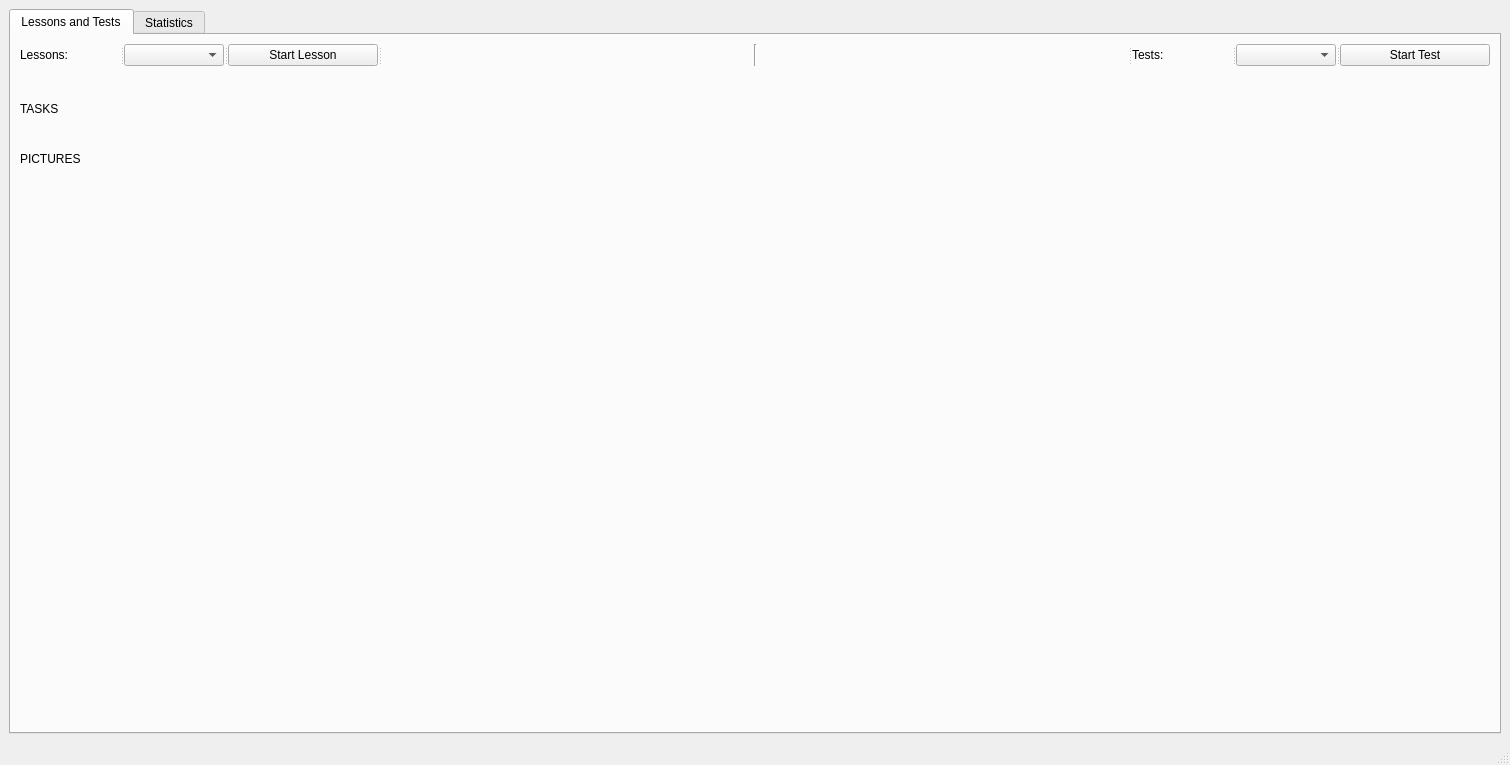
<?xml version="1.0" encoding="UTF-8"?>
<ui version="4.0">
 <class>TouchType</class>
 <widget class="QMainWindow" name="TouchType">
  <property name="geometry">
   <rect>
    <x>0</x>
    <y>0</y>
    <width>1510</width>
    <height>765</height>
   </rect>
  </property>
  <property name="windowTitle">
   <string>Touch Type Workout</string>
  </property>
  <widget class="QWidget" name="centralwidget">
   <layout class="QVBoxLayout" name="verticalLayout">
    <item>
     <widget class="QTabWidget" name="tabWidget">
      <property name="currentIndex">
       <number>0</number>
      </property>
      <widget class="QWidget" name="tab_1">
       <attribute name="title">
        <string>Lessons and Tests</string>
       </attribute>
       <layout class="QVBoxLayout" name="verticalLayout_2">
        <item>
         <widget class="QSplitter" name="splitter">
          <property name="orientation">
           <enum>Qt::Horizontal</enum>
          </property>
          <widget class="QLabel" name="label">
           <property name="maximumSize">
            <size>
             <width>100</width>
             <height>16777215</height>
            </size>
           </property>
           <property name="text">
            <string>Lessons: </string>
           </property>
          </widget>
          <widget class="QComboBox" name="comLessons">
           <property name="maximumSize">
            <size>
             <width>100</width>
             <height>16777215</height>
            </size>
           </property>
          </widget>
          <widget class="QPushButton" name="btnStartLesson">
           <property name="maximumSize">
            <size>
             <width>150</width>
             <height>16777215</height>
            </size>
           </property>
           <property name="text">
            <string>Start Lesson</string>
           </property>
          </widget>
          <widget class="Line" name="line">
           <property name="orientation">
            <enum>Qt::Vertical</enum>
           </property>
          </widget>
          <widget class="QLabel" name="label_2">
           <property name="maximumSize">
            <size>
             <width>100</width>
             <height>16777215</height>
            </size>
           </property>
           <property name="text">
            <string>Tests: </string>
           </property>
          </widget>
          <widget class="QComboBox" name="comTests">
           <property name="maximumSize">
            <size>
             <width>100</width>
             <height>16777215</height>
            </size>
           </property>
          </widget>
          <widget class="QPushButton" name="btnStartTest">
           <property name="maximumSize">
            <size>
             <width>150</width>
             <height>16777215</height>
            </size>
           </property>
           <property name="text">
            <string>Start Test</string>
           </property>
          </widget>
         </widget>
        </item>
        <item>
         <widget class="QLabel" name="sep_1">
          <property name="minimumSize">
           <size>
            <width>0</width>
            <height>24</height>
           </size>
          </property>
          <property name="text">
           <string/>
          </property>
         </widget>
        </item>
        <item>
         <widget class="QLabel" name="labTasks">
          <property name="text">
           <string>TASKS</string>
          </property>
         </widget>
        </item>
        <item>
         <widget class="QLabel" name="sep_2">
          <property name="minimumSize">
           <size>
            <width>0</width>
            <height>24</height>
           </size>
          </property>
          <property name="text">
           <string/>
          </property>
         </widget>
        </item>
        <item>
         <widget class="QLabel" name="labPictures">
          <property name="text">
           <string>PICTURES</string>
          </property>
         </widget>
        </item>
        <item>
         <spacer name="verticalSpacer">
          <property name="orientation">
           <enum>Qt::Vertical</enum>
          </property>
          <property name="sizeHint" stdset="0">
           <size>
            <width>20</width>
            <height>40</height>
           </size>
          </property>
         </spacer>
        </item>
       </layout>
      </widget>
      <widget class="QWidget" name="tab_2">
       <attribute name="title">
        <string>Statistics</string>
       </attribute>
       <layout class="QVBoxLayout" name="verticalLayout_3">
        <item>
         <widget class="QPushButton" name="btnReloadStatistics">
          <property name="text">
           <string>Reload Statistics</string>
          </property>
         </widget>
        </item>
        <item>
         <layout class="QVBoxLayout" name="layStatistics"/>
        </item>
        <item>
         <widget class="QLabel" name="labRecommendation">
          <property name="text">
           <string/>
          </property>
         </widget>
        </item>
       </layout>
      </widget>
     </widget>
    </item>
   </layout>
  </widget>
  <widget class="QMenuBar" name="menubar">
   <property name="geometry">
    <rect>
     <x>0</x>
     <y>0</y>
     <width>1510</width>
     <height>21</height>
    </rect>
   </property>
  </widget>
  <widget class="QStatusBar" name="statusbar"/>
 </widget>
 <resources/>
 <connections/>
</ui>
